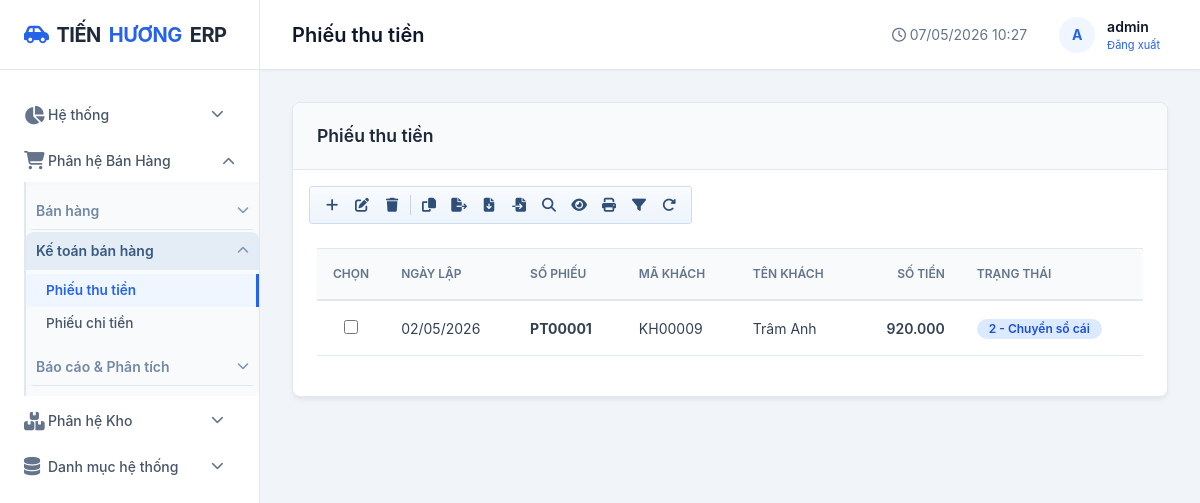
The page /ban-hang/phieu-thu/ (signed in) on the database its author committed.
### apps/ban_hang/models.py (models this page shows, shortened)
class PhieuThu(AccountingPeriodLockMixin, models.Model):
    accounting_period_date_field = 'ngay_thu'
    accounting_period_label = 'phiếu thu'
    TRANG_THAI = [
        ('1', '1 - Lập chứng từ'),
        ('2', '2 - Chuyển sổ cái'),
    ]
    so_phieu = models.CharField(max_length=30, unique=True, verbose_name='Số phiếu thu')
    ngay_thu = models.DateField(default=datetime.date.today, verbose_name='Ngày thu')
    khach_hang = models.ForeignKey(KhachHang, on_delete=models.PROTECT, verbose_name='Khách hàng')
    so_tham_chieu = models.CharField(max_length=100, blank=True, verbose_name='Mã GD')
    tong_thu = models.DecimalField(max_digits=18, decimal_places=0, verbose_name='Số tiền thu')
    hoa_don = models.ForeignKey('HoaDonBan', on_delete=models.SET_NULL, null=True, blank=True,
                                 verbose_name='Hóa đơn bán hàng')
    trang_thai = models.CharField(max_length=20, choices=TRANG_THAI, default='1',
                                   verbose_name='Trạng thái')
    ghi_chu = models.TextField(blank=True)
    nguoi_tao = models.ForeignKey(User, on_delete=models.SET_NULL, null=True)
    ngay_tao = models.DateTimeField(auto_now_add=True)
    class Meta:
        db_table = 'ban_hang_phieuthu'
        verbose_name = 'Phiếu thu tiền'
        ordering = ['-ngay_thu']

### apps/danh_muc/models.py (models this page shows, shortened)
class KhachHang(models.Model):
    LOAI_KH = [
        ("1", "Cá nhân"),
        ("2", "Doanh nghiệp"),
        ("3", "Khác"),
    ]
    ma_kh = models.CharField(max_length=20, unique=True, verbose_name="Mã khách hàng")
    ten_kh = models.CharField(max_length=200, verbose_name="Tên khách hàng")
    la_khach_hang = models.BooleanField(default=True, verbose_name="Khách hàng")
    la_nha_cung_cap = models.BooleanField(default=False, verbose_name="Nhà cung cấp")
    la_nhan_vien = models.BooleanField(default=False, verbose_name="Nhân viên bán hàng")
    loai_kh = models.CharField(max_length=20, choices=LOAI_KH, default="1", verbose_name="Loại khách hàng")
    ma_so_thue = models.CharField(max_length=20, blank=True, verbose_name="Mã số thuế")
    dia_chi = models.CharField(max_length=300, blank=True, verbose_name="Địa chỉ")
    so_dien_thoai = models.CharField(max_length=15, verbose_name="Số điện thoại")
    email = models.EmailField(blank=True, verbose_name="Email")
    han_muc_cong_no = models.DecimalField(max_digits=18, decimal_places=0, default=0, verbose_name="Hạn mức công nợ")
    so_ngay_no_max = models.IntegerField(default=0, verbose_name="Số ngày nợ tối đa")
    chiet_khau_mac_dinh = models.DecimalField(max_digits=5, decimal_places=2, default=0, verbose_name="Chiết khấu mặc định (%)")
    ghi_chu = models.TextField(blank=True, verbose_name="Ghi chú")
    trang_thai = models.BooleanField(default=True, verbose_name="Trạng thái")
    ngay_tao = models.DateTimeField(auto_now_add=True)
    nhom_kh = models.ForeignKey(
        NhomKhachHang,
        on_delete=models.SET_NULL,
        null=True,
        blank=True,
        verbose_name="Nhóm khách hàng",
    )
    class Meta:
        db_table = "danh_muc_khachhang"
        verbose_name = "Khách hàng"
        verbose_name_plural = "Danh sách khách hàng"
        ordering = ["ma_kh"]

### apps/ban_hang/views.py (the view)
# urls.py: path('phieu-thu/', views.phieu_thu_list, name='phieu_thu_list'),
@login_required
def phieu_thu_list(request, mode='thu'):
    is_chi_mode = str(mode or 'thu').strip().lower() == 'chi'
    items = PhieuThu.objects.select_related('khach_hang').order_by('-ngay_thu')
    if is_chi_mode:
        items = items.filter(ghi_chu__icontains='[LOAI_PHIEU:CHI]')
    else:
        items = items.exclude(ghi_chu__icontains='[LOAI_PHIEU:CHI]')
    return render(request, 'ban_hang/phieu_thu_list.html', {
        'items': items[:50],
        'page_title': 'Phiếu chi tiền' if is_chi_mode else 'Phiếu thu tiền',
        'active_menu': 'phieu_chi' if is_chi_mode else 'phieu_thu',
        'loai': 'chi' if is_chi_mode else 'thu',
    })

### templates/ban_hang/phieu_thu_list.html (shortened to what this page needs)
{% extends 'base.html' %}
{% load humanize %}
{% load money_filters %}
{% block content %}
<div class="card">
    <div class="card-header">
        <div class="card-title">{{ page_title }}</div>
    </div>
    <div class="px-3 pt-3">
        <div class="erp-toolbar" role="toolbar" aria-label="Thanh thao tác phiếu thu chi">
            {% if active_menu == 'phieu_thu' %}
                <a href="{% url 'phieu_thu_them' %}" class="erp-toolbar-btn" title="Thêm mới"><i class="fas fa-plus"></i></a>
            {% elif active_menu == 'phieu_chi' %}
                <a href="{% url 'bh_phieu_chi_them' %}" class="erp-toolbar-btn" title="Thêm mới"><i class="fas fa-plus"></i></a>
            {% endif %}
            <button type="button" class="erp-toolbar-btn" id="btnThuEdit" title="Sửa"><i class="fas fa-pen-to-square"></i></button>
            <button type="button" class="erp-toolbar-btn" id="btnThuDelete" title="Xóa"><i class="fas fa-trash"></i></button>
            <button type="button" class="erp-toolbar-btn" id="btnThuCopy" title="Chép dữ liệu"><i class="fas fa-copy"></i></button>
            <button type="button" class="erp-toolbar-btn" id="btnThuExport" title="Kết xuất dữ liệu"><i class="fas fa-file-export"></i></button>
            <button type="button" class="erp-toolbar-btn" id="btnThuTemplate" title="Tải tệp mẫu"><i class="fas fa-file-arrow-down"></i></button>
            <button type="button" class="erp-toolbar-btn" id="btnThuImport" title="Đẩy dữ liệu lên"><i class="fas fa-file-import"></i></button>
            <button type="button" class="erp-toolbar-btn" id="btnThuSearch" title="Tìm kiếm"><i class="fas fa-magnifying-glass"></i></button>
            <button type="button" class="erp-toolbar-btn" id="btnThuView" title="Xem"><i class="fas fa-eye"></i></button>
            <button type="button" class="erp-toolbar-btn" id="btnThuPrint" title="In"><i class="fas fa-print"></i></button>
            <button type="button" class="erp-toolbar-btn" id="btnThuQuery" title="Lọc / Truy vấn"><i class="fas fa-filter"></i></button>
            <button type="button" class="erp-toolbar-btn" id="btnThuRefresh" title="Làm mới"><i class="fas fa-rotate-right"></i></button>
        </div>
    </div>
    <div class="card-body">
        <div class="table-responsive">
            <table class="table">
                <thead>
                    <tr>
                        <th style="width:42px;">Chọn</th>
                        <th>Ngày lập</th>
                        <th>Số phiếu</th>
                        <th>Mã khách</th>
                        <th>Tên khách</th>
                        <th class="text-right">Số tiền</th>
                        <th>Trạng thái</th>
                    </tr>
                </thead>
                <tbody>
                    {% if items %}
                        {% for row in items %}
                        <tr>
                            <td class="text-center">
                                <input type="checkbox" name="selected_thu" class="erp-row-select" value="{{ row.pk }}"
                                {% if loai == 'chi' %}
                                data-edit-url="{% url 'bh_phieu_chi_sua' row.pk %}"
                                data-delete-url="{% url 'bh_phieu_chi_xoa' row.pk %}"
                                data-view-url="{% url 'bh_phieu_chi_xem' row.pk %}"
                                {% else %}
                                data-edit-url="{% url 'phieu_thu_sua' row.pk %}"
                                data-delete-url="{% url 'phieu_thu_xoa' row.pk %}"
                                data-view-url="{% url 'phieu_thu_xem' row.pk %}"
                                {% endif %}
                                >
                            </td>
                            <td>{{ row.ngay_thu|date:'d/m/Y' }}</td>
                            <td><strong>{{ row.so_phieu }}</strong></td>
                            <td>{{ row.khach_hang.ma_kh|default:"-" }}</td>
                            <td>{{ row.khach_hang.ten_kh }}</td>
                            <td class="text-right fw-semibold">{{ row.tong_thu|vnd }}</td>
                            <td>
                                {% if row.trang_thai == '1' %}
                                    <span class="badge badge-warning">1 - Lập chứng từ</span>
                                {% else %}
                                    <span class="badge badge-info">2 - Chuyển sổ cái</span>
                                {% endif %}
                            </td>
                        </tr>
                        {% endfor %}
                    {% else %}
                        <tr>
                            <td colspan="7" class="text-center text-muted">Chưa có dữ liệu.</td>
                        </tr>
                    {% endif %}
                </tbody>
            </table>
        </div>
    </div>
</div>
{% endblock %}

### templates/base.html (shortened to what this page needs)
<!DOCTYPE html>
<html lang="vi">
<head>
    <link rel="stylesheet" href="https://cdnjs.cloudflare.com/ajax/libs/font-awesome/6.4.0/css/all.min.css">
    <link href="https://cdn.jsdelivr.net/npm/bootstrap@5.3.0/dist/css/bootstrap.min.css" rel="stylesheet">
    <link rel="stylesheet" href="/static/css/style.css?v=6">
</head>
<body>
    <div class="app-container">
        <aside class="sidebar">
            <div class="sidebar-header">
                <a href="{% url 'dashboard' %}" class="logo">
                    <i class="fas fa-car-side" style="color: var(--accent-color);"></i>
                    TIẾN <span>HƯƠNG</span> ERP
                </a>
            </div>
            <nav class="sidebar-nav">
                <div class="nav-item {% if active_menu == 'dashboard' or active_menu == 'so_cai' or active_menu == 'so_nhat_ky_chung' or active_menu == 'ky_ke_toan' %}open{% endif %}">
                    <a href="#" class="nav-link dropdown-toggle" onclick="toggleSubmenu(event, this)">
                        <i class="fas fa-chart-pie"></i> Hệ thống
                        <i class="fas fa-chevron-down ms-auto"></i>
                    </a>
                </div>
                <div class="nav-item {% if active_menu == 'don_ban' or active_menu == 'hoa_don_ban' or active_menu == 'doi_tra' or active_menu == 'gia_ban' or active_menu == 'phieu_giao_hang' or active_menu == 'phieu_thu' or active_menu == 'phieu_chi' or active_menu == 'cong_no_kh' or active_menu == 'bao_cao_bh' %}open{% endif %}">
                    <a href="#" class="nav-link dropdown-toggle" onclick="toggleSubmenu(event, this)">
                        <i class="fas fa-shopping-cart"></i> Phân hệ Bán Hàng
                        <i class="fas fa-chevron-down ms-auto"></i>
                    </a>
                    <div class="submenu">
                        <div class="warehouse-group {% if active_menu == 'don_ban' or active_menu == 'hoa_don_ban' or active_menu == 'doi_tra' or active_menu == 'gia_ban' or active_menu == 'phieu_giao_hang' %}open{% endif %}">
                            <button type="button" class="warehouse-group-toggle" onclick="toggleWarehouseGroup(event, this)">
                                <span>Bán hàng</span>
                                <i class="fas fa-chevron-down"></i>
                            </button>
                        </div>
                        <div class="warehouse-group {% if active_menu == 'phieu_thu' or active_menu == 'phieu_chi' %}open{% endif %}">
                            <button type="button" class="warehouse-group-toggle" onclick="toggleWarehouseGroup(event, this)">
                                <span>Kế toán bán hàng</span>
                                <i class="fas fa-chevron-down"></i>
                            </button>
                            <div class="warehouse-group-body">
                                <a href="{% url 'phieu_thu_list' %}" class="submenu-link {% if active_menu == 'phieu_thu' %}active{% endif %}">Phiếu thu tiền</a>
                                <a href="{% url 'bh_phieu_chi_list' %}" class="submenu-link {% if active_menu == 'phieu_chi' %}active{% endif %}">Phiếu chi tiền</a>
                            </div>
                        </div>
                        <div class="warehouse-group {% if active_menu == 'cong_no_kh' or active_menu == 'bao_cao_bh' %}open{% endif %}">
                            <button type="button" class="warehouse-group-toggle" onclick="toggleWarehouseGroup(event, this)">
                                <span>Báo cáo &amp; Phân tích</span>
                                <i class="fas fa-chevron-down"></i>
                            </button>
                        </div>
                    </div>
                </div>
                <div class="nav-item ">
                    <a href="#" class="nav-link dropdown-toggle" onclick="toggleSubmenu(event, this)">
                        <i class="fas fa-boxes"></i> Phân hệ Kho
                        <i class="fas fa-chevron-down ms-auto"></i>
                    </a>
                </div>
                <div class="nav-item ">
                    <a href="#" class="nav-link dropdown-toggle" onclick="toggleSubmenu(event, this)">
                        <i class="fas fa-database"></i> Danh mục hệ thống
                        <i class="fas fa-chevron-down ms-auto"></i>
                    </a>
                </div>
            </nav>
        </aside>
        <main class="main-wrapper">
            <header class="header">
                <div class="header-title">{{ page_title }}</div>
                <div class="header-right">
                    <span class="text-muted"><i class="far fa-clock"></i> {% now "d/m/Y H:i" %}</span>
                    <div class="user-menu">
                        <div class="avatar">
                            {{ user.username|make_list|first|upper|default:"A" }}
                        </div>
                        <div>
                            <div class="fw-semibold">{{ user.username }}</div>
                            <div style="font-size: 11px; color: var(--text-muted);">
                                <form action="{% url 'logout' %}" method="post" style="display:inline;">
                                    <button type="submit" style="background:none; border:none; color:var(--accent-color); cursor:pointer;">Đăng xuất</button>
                                </form>
                            </div>
                        </div>
                    </div>
                </div>
            </header>
            <div class="content">
                {% block content %}{% endblock %}
            </div>
        </main>
    </div>
</body>
</html>

### rows shown on the page
PhieuThu: ngay_thu "02/05/2026", so_phieu "PT00001", khach_hang.ma_kh "KH00009", khach_hang.ten_kh "Trâm Anh", tong_thu|vnd "920.000", trang_thai "2 - Chuyển sổ cái"

### other values the page prints
{{ page_title }} "Phiếu thu tiền"
{{ user.username|make_list|first|upper|default:"A" }} "A"
{{ user.username }} "admin"
